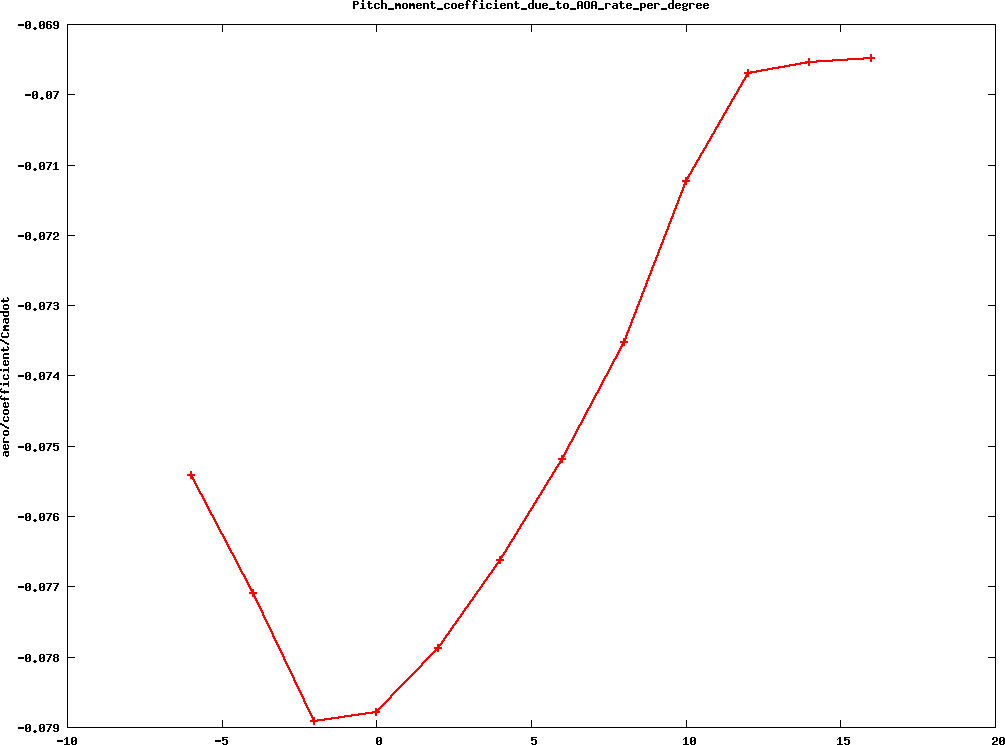

Reproduce this figure in gnuplot.
#! gnuplot 
set title "Pitch_moment_coefficient_due_to_AOA_rate_per_degree"
set xlabel ""
set ylabel "aero/coefficient/Cmadot"
set term png medium size 1024,768 crop
unset key

set out 'Pitch_moment_coefficient_due_to_AOA_rate_per_degree.png'
plot \
'Pitch_moment_coefficient_due_to_AOA_rate_per_degree.dat' w linespoints lw 2
set out
set term png medium size 1024,768 crop
